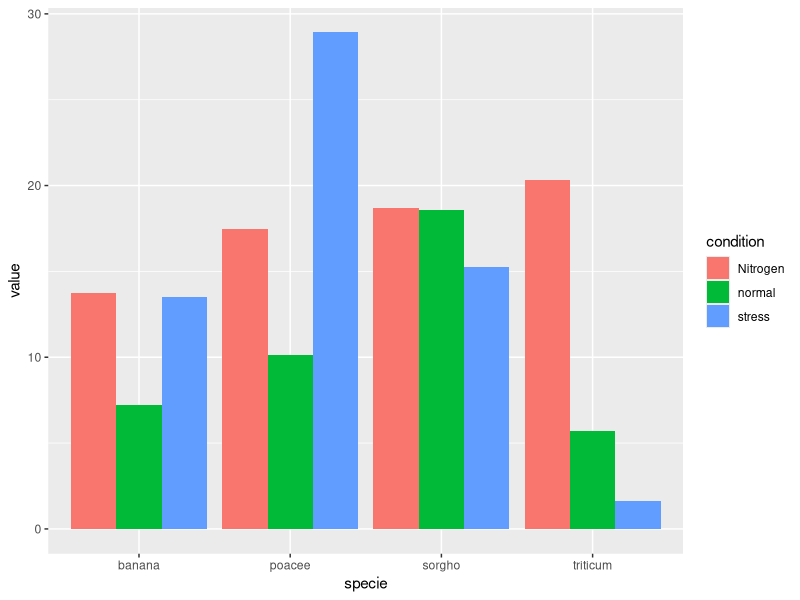
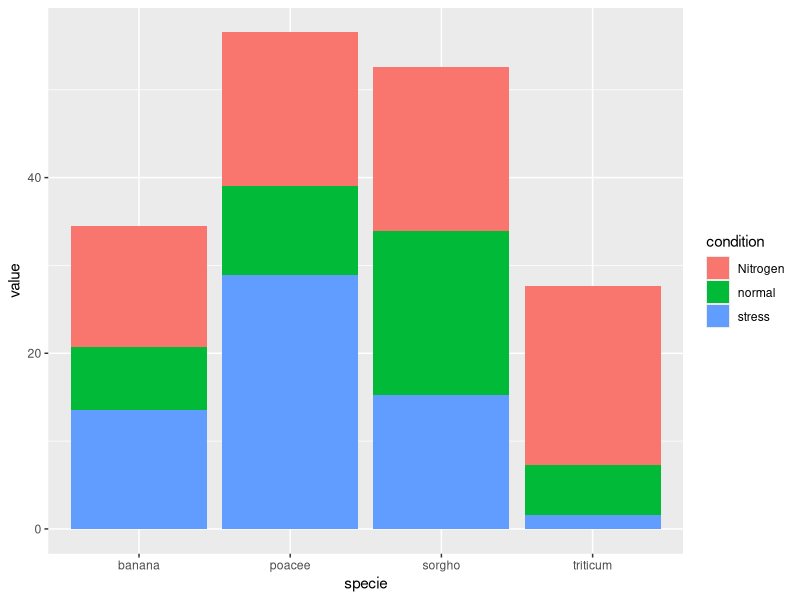
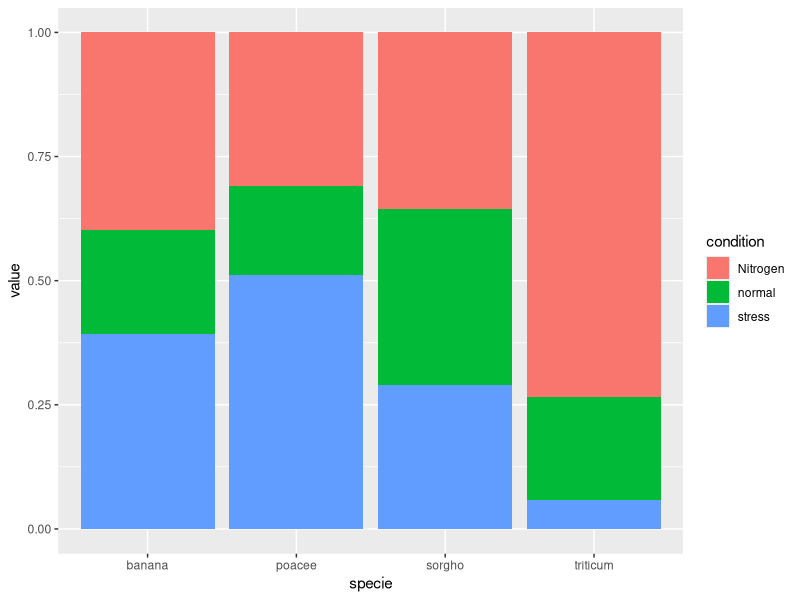

Recreate these plots in R, in order. (Note: this script raises an error after producing the figures.)
# library
library(ggplot2)

# create a dataset
specie=c(rep("sorgho" , 3) , rep("poacee" , 3) , rep("banana" , 3) , rep("triticum" , 3) )
condition=rep(c("normal" , "stress" , "Nitrogen") , 4)
value=abs(rnorm(12 , 0 , 15))
data=data.frame(specie,condition,value)

# Grouped
ggplot(data, aes(fill=condition, y=value, x=specie)) + 
  geom_bar(position="dodge", stat="identity")

# Stacked
ggplot(data, aes(fill=condition, y=value, x=specie)) + 
  geom_bar( stat="identity")


# Stacked Percent
ggplot(data, aes(fill=condition, y=value, x=specie)) + 
  geom_bar( stat="identity", position="fill")


ggplot(data=dfm, aes(x=specie, y=value, fill=condition)) +
  geom_bar(position="dodge", stat="identity")


tbl <- with(mydata, table(Species, Depth))

ggplot(dfm,aes(x = Input,y = value)) + 
  geom_bar(aes(fill = variable),stat = "identity",position = "dodge") + 
  scale_y_log10()

o <- outcomes
library(ggplot2)
ggplot(o, aes(factor(model.name), Freq, fill = AIC)) +     
  geom_col(position = 'dodge')


food <- data.frame(Condition = c("A", "B", "A", "B", "A"), Stars=c('good','meh','meh','meh','good'))
library(ggplot2)
library(dplyr)
data <- food %>% group_by(Stars,Condition) %>% summarize(n=n()) %>% mutate(freq=n/sum(n)) 

ggplot(data, aes(x=Stars, fill = Condition, group = Condition)) + geom_bar(aes(y=freq), stat="identity", position = "dodge")

# filter(AIC != "def.E.bare")


m <- to.be.saved$model$def.C.cov
m %>% itemplot(c(1:3), "info")#item = c(1:3), type = "SE")



